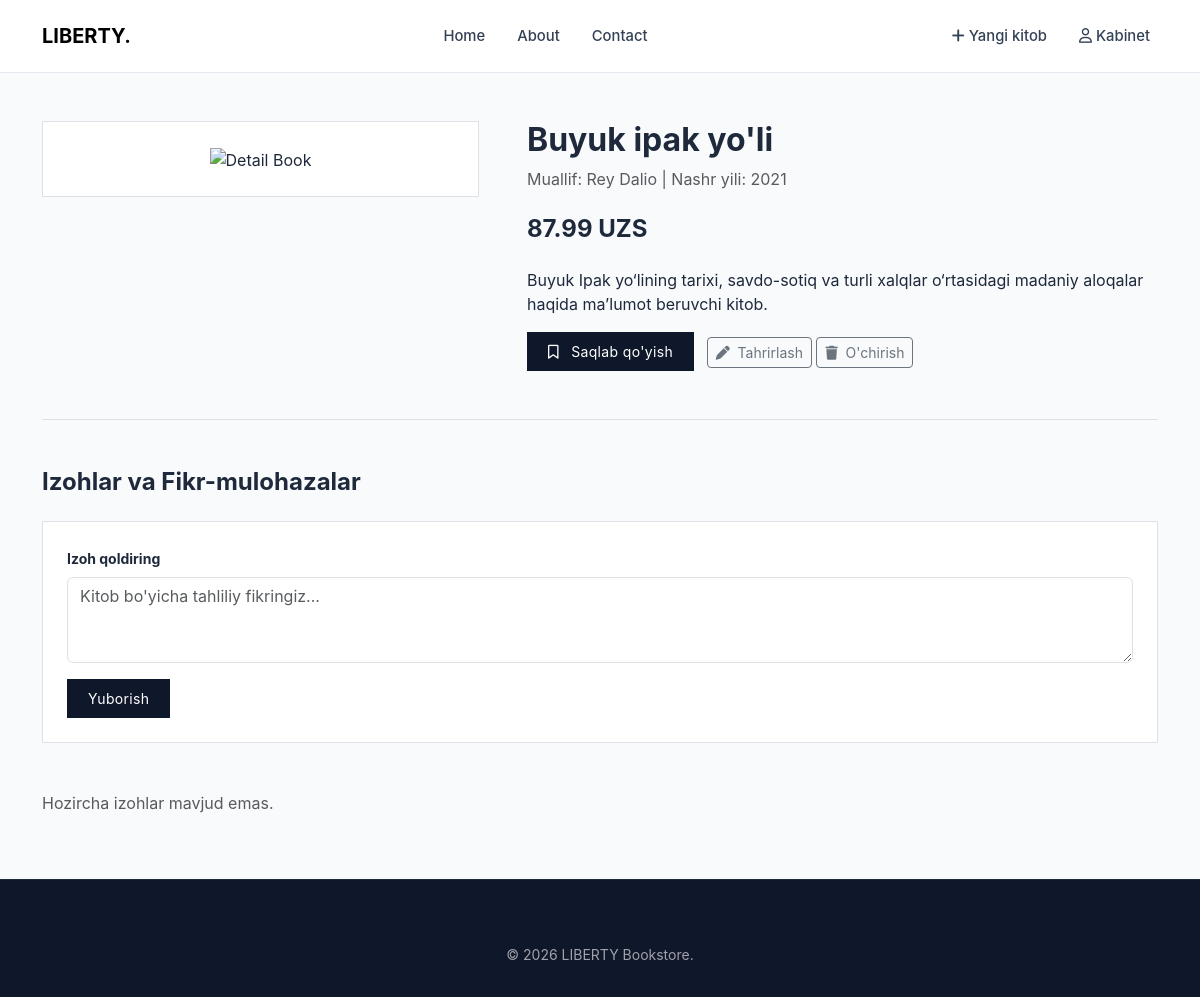
Before: /book/5/ with the older database file.
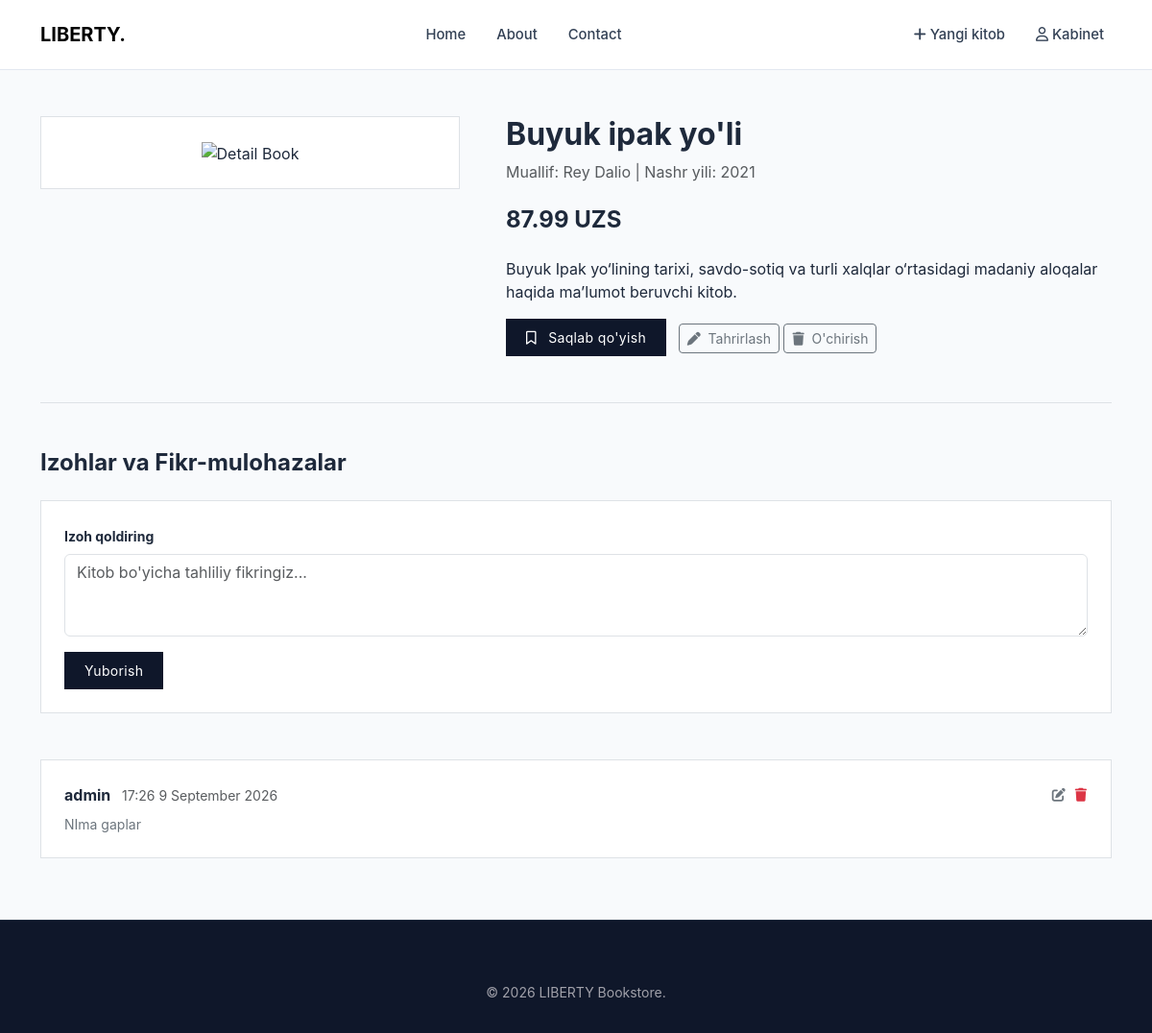
After: the same page with the newer database file.
### main/models.py (models this page shows, shortened)
class Book(models.Model):
    title = models.CharField(max_length=255)
    introduction = models.TextField(null=True, blank=True)
    price = models.DecimalField(max_digits=10, decimal_places=2)
    image = models.ImageField(upload_to="images/", null=True, blank=True)
    created = models.DateTimeField(auto_now_add=True)
    updated = models.DateTimeField(auto_now=True)
    published = models.BooleanField(default=True)
    category = models.ForeignKey (Category, on_delete=models.CASCADE)
    class Meta:
        ordering = ('-created',)

class Comment(models.Model):
    text = models.CharField(max_length=500)
    created = models.DateTimeField(auto_now_add=True)
    book = models.ForeignKey (Book, on_delete=models.CASCADE)
    user = models.ForeignKey(User, on_delete=models.SET_NULL, null=True)

### main/views.py (the view)
# urls.py: path('book/<int:book_id>/', book_detail, name='book_detail'),
def book_detail(request, book_id):
    book = get_object_or_404(Book, id=book_id, published=True)
    comments = Comment.objects.filter(book_id=book_id).order_by('-created')
    context = {
        'book':book,
        'comments':comments,
        'title': book.title,
        'form': CommentForm()
    }
    return render(request, 'main/book_detail.html', context)

### main/forms.py
class CommentForm(forms.ModelForm):
    class Meta:
        model = Comment
        fields = ['text']
        widgets = {
            'text': forms.Textarea(attrs={
                'class': "form-control",
                'rows': "3",
                "placeholder": "Kitob bo'yicha tahliliy fikringiz..."
            })
        }

### templates/main/book_detail.html (shortened to what this page needs)
{% extends 'base.html' %}
{% block main %}
<main class="container my-5">
    <div class="row g-5">
        <div class="col-md-5">
            <div class="p-4 bg-white border text-center">
                {% if book.image %}
                <img src="{{ book.image.url }}"
                     class="img-fluid"
                     alt="Detail Book">
                {% else %}
                <img src="https://images.unsplash.com/photo-1544947950-fa07a98d237f?auto=format&fit=crop&w=500&q=80"
                     class="img-fluid"
                     alt="Detail Book">
                {% endif %}
            </div>
        </div>
        <div class="col-md-7">
            <h2 class="fw-bold mb-2">
                {{ book.title }}
            </h2>
            <p class="text-muted mb-4">
                Muallif: Rey Dalio | Nashr yili: 2021
            </p>
            <div class="h4 fw-bold mb-4">
                {{ book.price }} UZS
            </div>
            <p class="lead fs-6 text-secondary mb-4">
                {{ book.introduction|linebreaks }}
            </p>
            <button class="custom-btn-primary me-2">
                <i class="fa-regular fa-bookmark me-2"></i>
                Saqlab qo'yish
            </button>
            <a href="{% url 'book_update' book.pk %}"
               class="btn btn-outline-secondary btn-sm">
                <i class="fa-solid fa-pen me-1"></i>
                Tahrirlash
            </a>
            <a href="{% url 'book_delete' book.pk %}"
               class="btn btn-outline-secondary btn-sm">
                <i class="fa-solid fa-trash me-1"></i>
                O'chirish
            </a>
        </div>
    </div>
    <section class="mt-5 pt-5 border-top">
        <h4 class="fw-bold mb-4">
            Izohlar va Fikr-mulohazalar
        </h4>
        <form class="mb-5 bg-white p-4 border"
              method="post"
              action="{% url 'save_comment' book.pk %}">
            <div class="mb-3">
                <label class="form-label small fw-bold">
                    Izoh qoldiring
                </label>
                {{ form.text }}
            </div>
            <button type="submit"
                    class="custom-btn-primary">
                Yuborish
            </button>
        </form>
        <div class="comment-list">
            {% for comment in comments %}
            <div class="comment-item bg-white p-4 border mb-3"
                 data-comment-id="{{ comment.id }}">
                <div class="d-flex justify-content-between mb-2">
                    <div>
                        <strong class="me-2">
                            {{ comment.user.username }}
                        </strong>
                        <small class="text-muted">
                            {{ comment.created|date:"G:i j F o" }}
                        </small>
                    </div>
                    <div class="d-flex gap-2">
                        <button
                                type="button"
                                class="btn btn-sm btn-link text-secondary p-0 edit-comment"
                                title="Tahrirlash">
                            <i class="fa-solid fa-pen-to-square"></i>
                        </button>
                        <a href="{% url 'delete_comment' comment.id %}"
                                type="button"
                                class="btn btn-sm btn-link text-danger p-0"
                                title="O'chirish">
                            <i class="fa-solid fa-trash"></i>
                        </a>
                    </div>
                </div>
                <div class="comment-content">
                    <p class="mb-0 text-secondary small comment-text">
                        {{ comment.text }}
                    </p>
                </div>
            </div>
            {% empty %}
            <p class="text-muted">
                Hozircha izohlar mavjud emas.
            </p>
            {% endfor %}
        </div>
    </section>
</main>
{% endblock main %}

### templates/base.html (shortened to what this page needs)
{% load static %}
<!DOCTYPE html>
<html lang="uz">
<head>
    {% include 'components/_styles.html' %}
</head>
<body>
  <header class="site-header">
      {% block header %}
        {% include 'components/_nav.html' %}
      {% endblock header %}
  </header>
    {% block main %}
    {% endblock main %}
  <footer class="site-footer">
    {% block footer %}
    <div class="container text-center small">&copy; 2026 LIBERTY Bookstore.</div>
    {% endblock footer %}
  </footer>
</body>
</html>

### templates/components/_styles.html
{% load static %}
<link href="https://cdn.jsdelivr.net/npm/bootstrap@5.3.0/dist/css/bootstrap.min.css" rel="stylesheet">
<link rel="stylesheet" href="https://cdnjs.cloudflare.com/ajax/libs/font-awesome/6.4.0/css/all.min.css">
<link rel="stylesheet" href="{% static 'css/main.css' %}">
<link rel="stylesheet" href="{% static 'css/header-footer.css' %}">

### templates/components/_nav.html
    <nav class="navbar navbar-expand-lg main-navbar">
      <div class="container">
        <a class="navbar-brand fw-bold tracking-wide" href="{% url 'all_books' %}">LIBERTY.</a>
        <div class="collapse navbar-collapse" id="navbarNav">
          <ul class="navbar-nav mx-auto">
            <li class="nav-item"><a class="nav-link" href="{% url 'all_books' %}">Home</a></li>
            <li class="nav-item"><a class="nav-link" href="{% url 'about' %}">About</a></li>
            <li class="nav-item"><a class="nav-link" href="{% url 'contact' %}">Contact</a></li>
          </ul>
          <div class="d-flex align-items-center gap-3">
            <a href="{% url 'add_book' %}" class="nav-link"><i class="fa-solid fa-plus"></i> Yangi kitob</a>
            <a href="{% if request.user.is_authenticated %} {% url 'profile' %}{% else %}{% url login %}{% endif %}" class="nav-link"><i class="fa-regular fa-user"></i> Kabinet</a>
          </div>
        </div>
      </div>
    </nav>

### staticfiles/css/main.css (style rules this page uses)
:root { --color-slate-900: #0f172a; --color-slate-800: #1e293b; --color-slate-700: #334155; --color-slate-100: #f1f5f9; --color-slate-50: #f8fafc; --color-emerald-700: #047857; --color-emerald-800: #065f46; --color-zinc-400: #a1a1aa; --color-border: #e2e8f0; }
body { font-family: 'Inter', -apple-system, BlinkMacSystemFont, "Segoe UI", Roboto, sans-serif; background-color: var(--color-slate-50); color: var(--color-slate-800); margin: 0; padding: 0; }
a { text-decoration: none; color: inherit; }
.custom-btn-primary { background-color: var(--color-slate-900); color: #ffffff; border: 1px solid var(--color-slate-900); padding: 0.5rem 1.25rem; font-size: 0.875rem; letter-spacing: 0.025em; transition: all 0.2s ease; }

### staticfiles/css/header-footer.css (style rules this page uses)
.site-header { background-color: #ffffff; border-bottom: 1px solid var(--color-border); }
.main-navbar { padding: 1rem 0; }
.nav-link { color: var(--color-slate-700) !important; font-size: 0.925rem; font-weight: 500; margin: 0 0.5rem; }
.site-footer { background-color: var(--color-slate-900); color: var(--color-zinc-400); padding: 4rem 0 2rem; border-top: 1px solid var(--color-slate-800); margin-top: 4rem; }

Changed rows visible on the page:
added Comment: user.username "admin", created "17:26 9 September 2026", text "NIma gaplar"
Other visible differences:
text no longer shown: "Hozircha izohlar mavjud emas."
